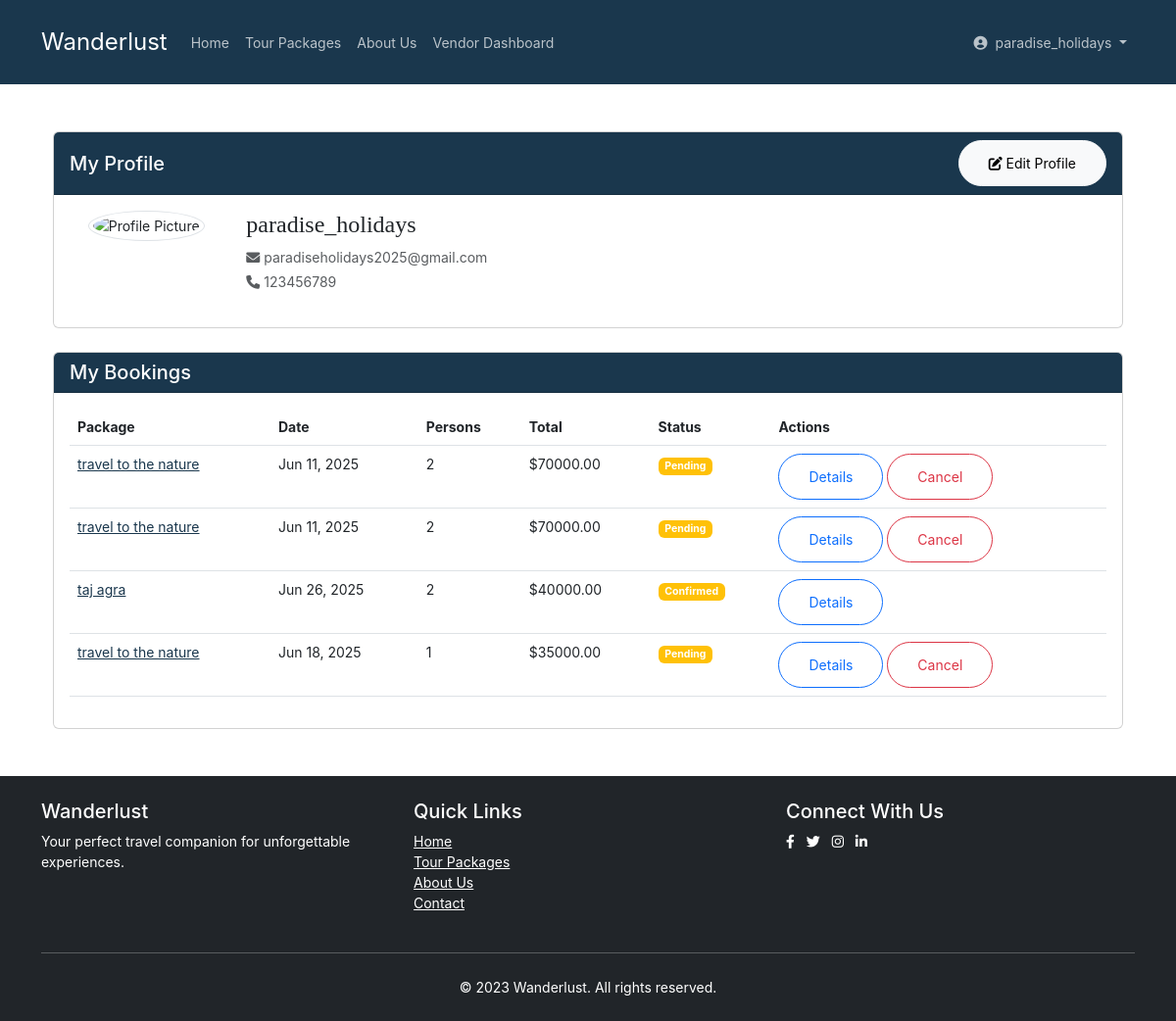
/profile/ (signed in), run on the app's committed database.
### packages/models.py (models this page shows, shortened)
class User(AbstractUser):
    is_vendor = models.BooleanField(default=False)
    is_customer = models.BooleanField(default=True)
    phone = models.CharField(max_length=15, blank=True)
    profile_picture = models.ImageField(
        upload_to='profile_pics/',
        blank=True,
        validators=[FileExtensionValidator(allowed_extensions=['jpg', 'jpeg', 'png'])]
    )
    company_name = models.CharField(max_length=100, blank=True)
    bio = models.TextField(blank=True)
    company_location = models.CharField(max_length=100, blank=True)
    website = models.URLField(blank=True)
    years_of_experience = models.PositiveIntegerField(default=0)
    specializations = models.CharField(max_length=200, blank=True)
    languages_spoken = models.CharField(max_length=200, blank=True)
    @property
    def profile_picture_url(self):
        if self.profile_picture and hasattr(self.profile_picture, 'url'):
            return self.profile_picture.url
        return '/static/images/default_profile.png'

class Booking(models.Model):
    PENDING = 'PE'
    CONFIRMED = 'CF'
    CANCELLED = 'CA'
    COMPLETED = 'CO'
    STATUS_CHOICES = [
        (PENDING, 'Pending'),
        (CONFIRMED, 'Confirmed'),
        (CANCELLED, 'Cancelled'),
        (COMPLETED, 'Completed'),
    ]
    PAYMENT_PENDING = 'PP'
    PAYMENT_COMPLETED = 'PC'
    PAYMENT_FAILED = 'PF'
    PAYMENT_REFUNDED = 'PR'
    PAYMENT_STATUS_CHOICES = [
        (PAYMENT_PENDING, 'Payment Pending'),
        (PAYMENT_COMPLETED, 'Payment Completed'),
        (PAYMENT_FAILED, 'Payment Failed'),
        (PAYMENT_REFUNDED, 'Payment Refunded'),
    ]
    user = models.ForeignKey(User, on_delete=models.CASCADE, related_name='bookings')
    package = models.ForeignKey(TourPackage, on_delete=models.PROTECT, related_name='bookings')
    booking_date = models.DateTimeField(auto_now_add=True)
    travel_date = models.DateField()
    persons = models.PositiveIntegerField(default=1)
    total_price = models.DecimalField(max_digits=10, decimal_places=2, editable=False)
    status = models.CharField(max_length=2, choices=STATUS_CHOICES, default=PENDING)
    payment_status = models.CharField(max_length=2, choices=PAYMENT_STATUS_CHOICES, default=PAYMENT_PENDING)
    special_requests = models.TextField(blank=True)
    is_vendor_booking = models.BooleanField(default=False)
    cancellation_date = models.DateTimeField(null=True, blank=True)
    last_updated = models.DateTimeField(auto_now=True)
    razorpay_order_id = models.CharField(max_length=100, blank=True, null=True)
    razorpay_payment_id = models.CharField(max_length=100, blank=True, null=True)
    razorpay_signature = models.CharField(max_length=100, blank=True, null=True)
    class Meta:
        ordering = ['-booking_date']
        indexes = [
            models.Index(fields=['status']),
            models.Index(fields=['payment_status']),
            models.Index(fields=['travel_date']),
        ]

class TourPackage(models.Model):
    CATEGORY_CHOICES = [
        ('AD', 'Adventure'),
        ('CR', 'Cruise'),
        ('CU', 'Cultural'),
        ('BE', 'Beach'),
        ('HI', 'Hiking'),
    ]
    vendor = models.ForeignKey(User, on_delete=models.CASCADE, limit_choices_to={'is_vendor': True})
    title = models.CharField(max_length=200)
    destination = models.CharField(max_length=200)
    description = models.TextField()
    price = models.DecimalField(max_digits=10, decimal_places=2, validators=[MinValueValidator(0)])
    duration_days = models.PositiveIntegerField()
    category = models.CharField(max_length=2, choices=CATEGORY_CHOICES)
    featured_image = models.ImageField(upload_to='packages/')
    is_approved = models.BooleanField(default=False)
    created_at = models.DateTimeField(auto_now_add=True)
    expiry_date = models.DateField()
    is_active = models.BooleanField(default=True)
    max_persons = models.PositiveIntegerField(default=1)
    inclusions = models.TextField(blank=True)

### packages/views.py (the view)
# urls.py: path('profile/', views.profile, name='profile'),
@login_required
def profile(request):
    bookings = Booking.objects.filter(user=request.user).order_by('-booking_date')
    return render(request, 'accounts/profile.html', {'bookings': bookings})

### packages/context_processors.py (called while the page is built)
def user_profile(request):
    if request.user.is_authenticated:
        return {
            'user_profile_picture': request.user.profile_picture.url if request.user.profile_picture else settings.STATIC_URL + 'images/default_profile.png'
        }
    return {}

### packages/templates/accounts/profile.html (shortened to what this page needs)
{% extends 'packages/base.html' %}
{% load static %}
{% block content %}
<div class="container mt-5">
    <div class="row mb-4">
        <div class="col-md-12">
            <div class="card">
                <div class="card-header bg-primary text-white d-flex justify-content-between align-items-center">
                    <h5 class="mb-0">My Profile</h5>
                    <button class="btn btn-sm btn-light" data-bs-toggle="modal" data-bs-target="#editProfileModal">
                        <i class="fas fa-edit"></i> Edit Profile
                    </button>
                </div>
                <div class="card-body">
                    <div class="row">
                        <div class="col-md-2 text-center">
                            <img src="{{ user.profile_picture_url }}"
                                 class="img-thumbnail rounded-circle mb-3"
                                 alt="Profile Picture"
                                 style="width: 120px; height: 120px; object-fit: cover;">
                        </div>
                        <div class="col-md-10">
                            <div class="row">
                                <div class="col-md-6">
                                    <h4>{{ user.get_full_name|default:user.username }}</h4>
                                    <p class="text-muted mb-1"><i class="fas fa-envelope"></i> {{ user.email }}</p>
                                    {% if user.phone %}
                                    <p class="text-muted mb-1"><i class="fas fa-phone"></i> {{ user.phone }}</p>
                                    {% endif %}
                                </div>
                                <div class="col-md-6">
                                </div>
                            </div>
                        </div>
                    </div>
                </div>
            </div>
        </div>
    </div>
    <div class="row">
        <div class="col-md-12">
            <div class="card">
                <div class="card-header bg-primary text-white">
                    <h5 class="mb-0">My Bookings</h5>
                </div>
                <div class="card-body">
                    {% if bookings %}
                    <div class="table-responsive">
                        <table class="table table-hover">
                            <thead>
                                <tr>
                                    <th>Package</th>
                                    <th>Date</th>
                                    <th>Persons</th>
                                    <th>Total</th>
                                    <th>Status</th>
                                    <th>Actions</th>
                                </tr>
                            </thead>
                            <tbody>
                                {% for booking in bookings %}
                                <tr>
                                    <td>
                                        <a href="{% url 'packages:package_detail' booking.package.id %}">
                                            {{ booking.package.title }}
                                        </a>
                                    </td>
                                    <td>{{ booking.travel_date|date:"M d, Y" }}</td>
                                    <td>{{ booking.persons }}</td>
                                    <td>${{ booking.total_price }}</td>
                                    <td>
                                        <span class="badge
                                            {% if booking.status == 'CO' %}bg-success
                                            {% elif booking.status == 'CA' %}bg-danger
                                            {% else %}bg-warning{% endif %}">
                                            {{ booking.get_status_display }}
                                        </span>
                                    </td>
                                    <td>
                                        <a href="#" class="btn btn-sm btn-outline-primary"
                                           data-bs-toggle="modal" data-bs-target="#bookingModal{{ booking.id }}">
                                            Details
                                        </a>
                                        {% if booking.status == 'PE' %}
                                        <form method="post" action="{% url 'packages:cancel_booking' booking.id %}" class="d-inline">
                                            <button type="submit" class="btn btn-sm btn-outline-danger">Cancel</button>
                                        </form>
                                        {% endif %}
                                    </td>
                                </tr>
                                {% endfor %}
                            </tbody>
                        </table>
                    </div>
                    {% else %}
                    <div class="alert alert-info">
                        You haven't made any bookings yet. <a href="{% url 'packages:package_list' %}">Explore our packages</a> to get started.
                    </div>
                    {% endif %}
                </div>
            </div>
        </div>
    </div>
</div>
{% endblock %}

### packages/templates/packages/base.html (shortened to what this page needs)
{% load static %}
<!DOCTYPE html>
<html lang="en">
<head>
    <link href="https://cdn.jsdelivr.net/npm/bootstrap@5.3.0/dist/css/bootstrap.min.css" rel="stylesheet">
    <link rel="stylesheet" href="https://cdnjs.cloudflare.com/ajax/libs/font-awesome/6.0.0/css/all.min.css">
    <link rel="stylesheet" href="{% static 'css/style.css' %}">
</head>
<body>
    <nav class="navbar navbar-expand-lg navbar-dark bg-primary">
        <div class="container">
            <a class="navbar-brand" href="{% url 'packages:home' %}">Wanderlust</a>
            <div class="collapse navbar-collapse" id="navbarNav">
                <ul class="navbar-nav me-auto">
                    <li class="nav-item">
                        <a class="nav-link" href="{% url 'packages:home' %}">Home</a>
                    </li>
                    <li class="nav-item">
                        <a class="nav-link" href="{% url 'packages:package_list' %}">Tour Packages</a>
                    </li>
                    <li class="nav-item"><a href="{% url 'packages:about' %}" class="nav-link">About Us</a></li>
                    {% if user.is_vendor %}
                    <li class="nav-item">
                        <a class="nav-link" href="{% url 'packages:vendor_dashboard' %}">Vendor Dashboard</a>
                    </li>
                    {% endif %}
                </ul>
                <ul class="navbar-nav">
                    {% if user.is_authenticated %}
                    <li class="nav-item dropdown">
                        <a class="nav-link dropdown-toggle" href="#" id="navbarDropdown" role="button" data-bs-toggle="dropdown">
                            <i class="fas fa-user-circle me-1"></i> {{ user.username }}
                        </a>
                    </li>
                    {% endif %}
                </ul>
            </div>
        </div>
    </nav>
    <main class="container my-4">
        {% block content %}{% endblock %}
    </main>
    <footer class="bg-dark text-white py-4 mt-5">
        <div class="container">
            <div class="row">
                <div class="col-md-4">
                    <h5>Wanderlust</h5>
                    <p>Your perfect travel companion for unforgettable experiences.</p>
                </div>
                <div class="col-md-4">
                    <h5>Quick Links</h5>
                    <ul class="list-unstyled">
                        <li><a href="{% url 'packages:home' %}" class="text-white">Home</a></li>
                        <li><a href="{% url 'packages:package_list' %}" class="text-white">Tour Packages</a></li>
                        <li><a href="#" class="text-white">About Us</a></li>
                        <li><a href="#" class="text-white">Contact</a></li>
                    </ul>
                </div>
                <div class="col-md-4">
                    <h5>Connect With Us</h5>
                    <div class="social-links">
                        <a href="#" class="text-white me-2"><i class="fab fa-facebook-f"></i></a>
                        <a href="#" class="text-white me-2"><i class="fab fa-twitter"></i></a>
                        <a href="#" class="text-white me-2"><i class="fab fa-instagram"></i></a>
                        <a href="#" class="text-white"><i class="fab fa-linkedin-in"></i></a>
                    </div>
                </div>
            </div>
            <hr class="my-4">
            <div class="text-center">
                <p class="mb-0">&copy; 2023 Wanderlust. All rights reserved.</p>
            </div>
        </div>
    </footer>
</body>
</html>

### static/css/style.css (style rules this page uses)
body { font-family: "Inter", sans-serif; line-height: 1.5; background: #ffffff; overflow-x: hidden; font-size: 14px; transition: all 0.3s ease; }
body:before { content: ""; position: fixed; top: 0; left: 0; z-index: 99; right: 0; bottom: 0; background: rgba(0, 0, 0, 0.2); opacity: 0; visibility: hidden; transition: .3s all ease; }
.bg-primary { background-color: #1A374D !important; }
a { color: #1A374D; transition: .3s all ease; }
h1, h2, h3, h4 { font-family: "Source Serif Pro", serif; }
.btn { padding: 12px 30px; border-radius: 30px; font-size: 14px; }
.navbar { padding: 20px 0; }
.navbar-brand { font-size: 24px; color: #ffffff; }
.nav-link { color: rgba(255, 255, 255, 0.7); }
footer { background: #1A374D; color: #ffffff; padding: 20px 0; }
footer a { color: #ffffff; }
.social-links a { color: rgba(255, 255, 255, 0.5); margin-right: 10px; }

### data on the page
User: username "paradise_holidays", get_full_name "paradise_holidays", email "paradiseholidays2025@gmail.com", phone "123456789"
Booking: package "travel to the nature", travel_date "Jun 11, 2025", persons "2", total_price "70000.00", status "Pending", shows "Cancel"
Booking: package "travel to the nature", travel_date "Jun 11, 2025", persons "2", total_price "70000.00", status "Pending", shows "Cancel"
Booking: package "taj agra", travel_date "Jun 26, 2025", persons "2", total_price "40000.00", status "Confirmed"
Booking: package "travel to the nature", travel_date "Jun 18, 2025", persons "1", total_price "35000.00", status "Pending", shows "Cancel"
